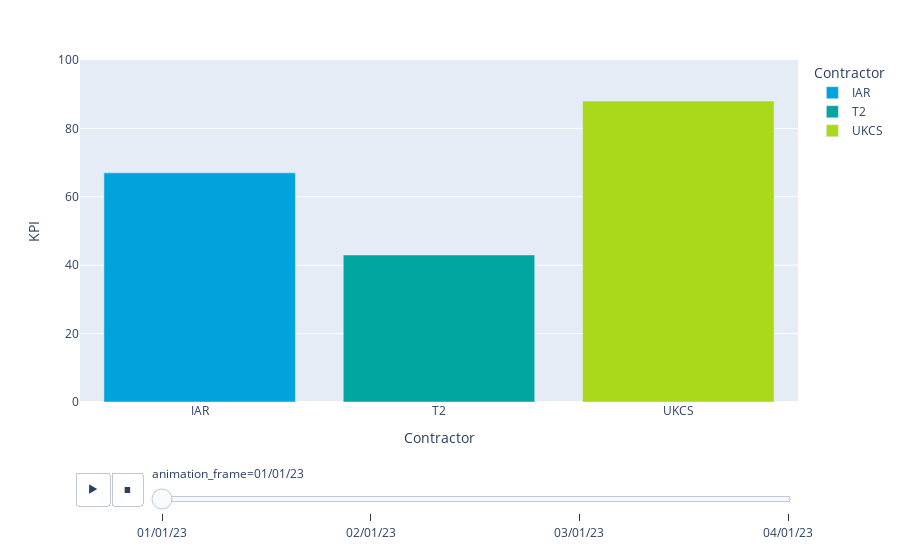

The notebook cell saved with this chart:
### Code cell
import plotly.express as px
import plotly.graph_objects as go 
import plotly
import pandas as pd
import matplotlib.pyplot as plt

df = pd.read_excel('Sample_KPI_Processing.xlsx', sheet_name = 'Sheet 5')

date = df['Date'].dt.strftime('%D')
Contractor = df['Contractor']
KPI = df['KPI']






fig = px.bar(
            df,
            x=Contractor,
            y=KPI,
            color=Contractor,
            animation_frame=date,
            animation_group=Contractor,
            range_y=[0,100],
            color_discrete_map={
                'IAR':'#00A3DB',
                'T2':'#00A69F',
                'UKCS':'#AAD81A'
            }
)
fig.layout.updatemenus[0].buttons[0].args[1]['frame']['duration'] = 1500
fig.write_json('Animatedbar.json', pretty = True)
plotly.offline.plot(fig, filename = 'C:\\Users\\HGates\\OneDrive - Oil Spill Response Ltd\\.spyder-py3\\KPIBAR')

fig.show()

### Figure 1 — Plotly figure (JSON) as saved in the notebook; plotly's stock layout.template omitted (floating-point values rounded to 4 significant figures)
{"data": [{"alignmentgroup": "True", "hovertemplate": "Contractor=%{x}<br>animation_frame=01/01/23<br>KPI=%{y}<extra></extra>", "ids": ["IAR"], "legendgroup": "IAR", "marker": {"color": "#00A3DB", "pattern": {"shape": ""}}, "name": "IAR", "offsetgroup": "IAR", "orientation": "v", "showlegend": true, "textposition": "auto", "type": "bar", "x": ["IAR"], "xaxis": "x", "y": [67], "yaxis": "y"}, {"alignmentgroup": "True", "hovertemplate": "Contractor=%{x}<br>animation_frame=01/01/23<br>KPI=%{y}<extra></extra>", "ids": ["T2"], "legendgroup": "T2", "marker": {"color": "#00A69F", "pattern": {"shape": ""}}, "name": "T2", "offsetgroup": "T2", "orientation": "v", "showlegend": true, "textposition": "auto", "type": "bar", "x": ["T2"], "xaxis": "x", "y": [43], "yaxis": "y"}, {"alignmentgroup": "True", "hovertemplate": "Contractor=%{x}<br>animation_frame=01/01/23<br>KPI=%{y}<extra></extra>", "ids": ["UKCS"], "legendgroup": "UKCS", "marker": {"color": "#AAD81A", "pattern": {"shape": ""}}, "name": "UKCS", "offsetgroup": "UKCS", "orientation": "v", "showlegend": true, "textposition": "auto", "type": "bar", "x": ["UKCS"], "xaxis": "x", "y": [88], "yaxis": "y"}], "layout": {"barmode": "relative", "legend": {"title": {"text": "Contractor"}, "tracegroupgap": 0}, "margin": {"t": 60}, "sliders": [{"active": 0, "currentvalue": {"prefix": "animation_frame="}, "len": 0.9, "pad": {"b": 10, "t": 60}, "steps": [{"args": [["01/01/23"], {"frame": {"duration": 0, "redraw": true}, "fromcurrent": true, "mode": "immediate", "transition": {"duration": 0, "easing": "linear"}}], "label": "01/01/23", "method": "animate"}, {"args": [["02/01/23"], {"frame": {"duration": 0, "redraw": true}, "fromcurrent": true, "mode": "immediate", "transition": {"duration": 0, "easing": "linear"}}], "label": "02/01/23", "method": "animate"}, {"args": [["03/01/23"], {"frame": {"duration": 0, "redraw": true}, "fromcurrent": true, "mode": "immediate", "transition": {"duration": 0, "easing": "linear"}}], "label": "03/01/23", "method": "animate"}, {"args": [["04/01/23"], {"frame": {"duration": 0, "redraw": true}, "fromcurrent": true, "mode": "immediate", "transition": {"duration": 0, "easing": "linear"}}], "label": "04/01/23", "method": "animate"}], "x": 0.1, "xanchor": "left", "y": 0, "yanchor": "top"}], "updatemenus": [{"buttons": [{"args": [null, {"frame": {"duration": 1500, "redraw": true}, "fromcurrent": true, "mode": "immediate", "transition": {"duration": 500, "easing": "linear"}}], "label": "&#9654;", "method": "animate"}, {"args": [[null], {"frame": {"duration": 0, "redraw": true}, "fromcurrent": true, "mode": "immediate", "transition": {"duration": 0, "easing": "linear"}}], "label": "&#9724;", "method": "animate"}], "direction": "left", "pad": {"r": 10, "t": 70}, "showactive": false, "type": "buttons", "x": 0.1, "xanchor": "right", "y": 0, "yanchor": "top"}], "xaxis": {"anchor": "y", "categoryarray": ["IAR", "T2", "UKCS"], "categoryorder": "array", "domain": [0, 1], "title": {"text": "Contractor"}}, "yaxis": {"anchor": "x", "domain": [0, 1], "range": [0, 100], "title": {"text": "KPI"}}}}
